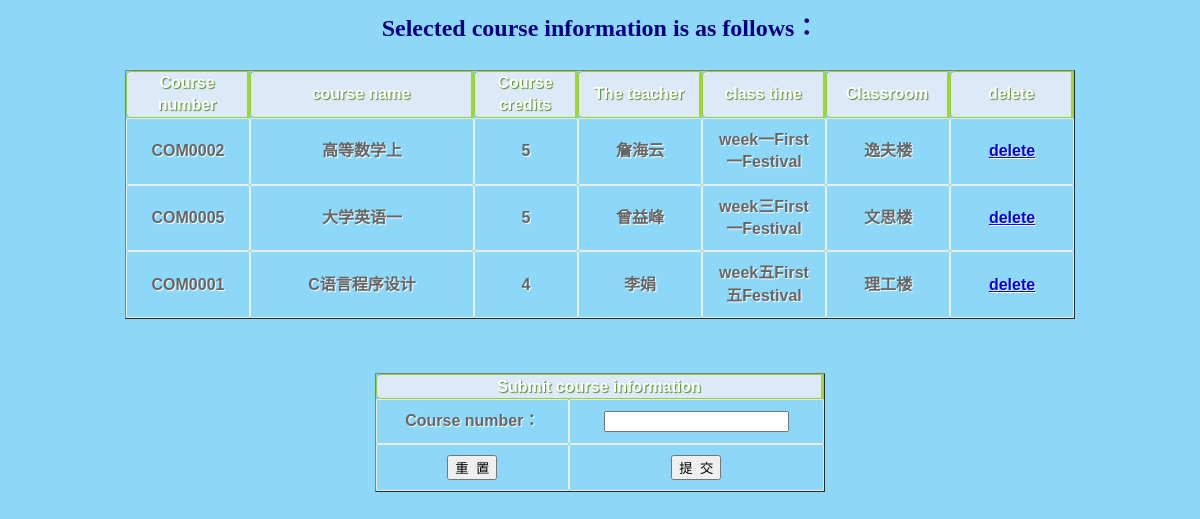
Screenshot of /student_cho_sub (signed in) with the database file from the repository.
### tables this page shows
CREATE TABLE "course" (
	 "cno" varchar(20,0) NOT NULL,
	 "cname" varchar(20,0) NOT NULL,
	 "ccredit" integer(2,0) NOT NULL,
	PRIMARY KEY("cno")
);

CREATE TABLE "sc" (
	 "sno" varchar(20,0) NOT NULL,
	 "cno" varchar(20,0) NOT NULL,
	 "grade" decimal(3,1),
	PRIMARY KEY("sno","cno")
);

CREATE TABLE "teacher" (
	 "tno" varchar(20,0) NOT NULL,
	 "tname" varchar(20,0) NOT NULL,
	 "tphone" varchar(20,0) NOT NULL,
	PRIMARY KEY("tno")
);

CREATE TABLE "tc" (
	 "tno" varchar(20,0) NOT NULL,
	 "cno" varchar(20,0) NOT NULL,
	 "clocation" varchear(20,0) NOT NULL,
	 "cmaxcount" integer(3,0) NOT NULL,
	 "ctime" text(20,0) NOT NULL,
	 "cstatus" varchar(5,0),
	PRIMARY KEY("tno","cno")
);

### StuManager.py (the view, shortened to what this page needs)
@app.route('/student_cho_sub', methods=['POST', 'GET'])
def student_cho_sub():
    if not session.get('role') or session['role'] != 'student':
        error = "You are not logged in or you are not a student"
        return render_template("login.html", error=error)
    cursor = get_db()
    cous = cursor.execute(
        "SELECT sc.cno,cname,ccredit,tname,ctime,clocation FROM course,sc,tc,teacher WHERE sc.sno=? AND course.cno=sc.cno AND tc.cno=sc.cno AND tc.tno=teacher.tno",
        (session['username'],)).fetchall()
    return render_template('student_cho_sub.html', cous=cous)

### StuManager.py (called while the page is built)
def connect_db():
    conn = sqlite3.connect(app.config['DATABASE'])
    conn.row_factory = sqlite3.Row
    return conn

def get_db():
    if not hasattr(g, 'sqlite_db'):  # 未连接数据库
        g.sqlite_db = connect_db()
    return g.sqlite_db

### templates/student_cho_sub.html (shortened to what this page needs)
<!DOCTYPE HTML PUBLIC "-//W3C//DTD HTML 4.01 Transitional//EN">
<html>
  <head>
    <link rel="stylesheet" href="{{ url_for('static',filename='css/style.css') }}">
  </head>
  <body bgcolor="#8dd8f8">
  <div align="center"><font size="5" color="#000080" face="华文楷体"><b>Selected course information is as follows：<br><br></b></font></div>
     <table class="table1" border="1" cellspacing="0" cellpadding="0" align="center">
     <tr align="center"><th width="100">Course number</th><th width="200">course name</th><th width="80">Course credits</th><th width="100">The teacher</th><th width="100">class time</th><th width="100">Classroom</th><th width="100">delete</th></tr>
{% if cous: %}
  {% for cou in cous : %}
        <tr align="center">
		    		<td>{{ cou[0] }}</td>
		    		<td>{{ cou[1] }}</td>
		       	<td>{{ cou[2] }}</td>
            <td>{{ cou[3] }}</td>
            <td>week{{ cou[4][0] }}First{{ cou[4][1] }}Festival</td>
            <td>{{ cou[5] }}</td>
            <td><a href="{{ url_for('student_cho_del',cno=cou[0]) }}" method='post'>delete</a></td>
				</tr>
  {% endfor %}
{% else : %}
	<tr><th colspan="4">No course information！</th></tr>
{% endif %}
	</table>
	<br><br><br>
  <div align="center">
  <form name="formdelcou" action="{{ url_for('student_cho_sub') }}" method="post" onsubmit="return isValid(this);">
    <table class="table1" border="1" width="450" align="center" cellspacing="0" cellpadding="0">
    <tr><th height="25" colspan="2">Submit course information</th></tr>
    <tr><td height="25">Course number：</td><td><input type="text" name="cno"/> </td></tr>
    <tr><td height="25"><input type="reset" value="重&nbsp&nbsp置"/></td><td><input type="submit" value="提&nbsp&nbsp交"/></td></tr>
    </table>
    </form>
  </body>
</html>

### static/css/style.css (style rules this page uses)
table.table1 { font-family: "Trebuchet MS", sans-serif; font-size: 16px; font-weight: bold; line-height: 1.4em; font-style: normal; border-collapse:separate; }
.table1 tbody th { color:#fff; text-shadow:1px 1px 1px #568F23; background-color:#dce9f9; border:1px solid #93CE37; border-right:3px solid #9ED929; padding:0px 10px; -moz-border-radius:5px 0px 0px 5px; -webkit-border-top-left-radius:5px; -webkit-border-bottom-left-radius:5px; border-top-left-radius:5px; border-bottom-left-radius:5px; }
.table1 tbody td { padding:10px; text-align:center; border: 1px solid #E7EFE0; -moz-border-radius:2px; -webkit-border-radius:2px; border-radius:2px; color:#666; text-shadow:1px 1px 1px #fff; }

### rows the page displays
course: cno "COM0002", cname "高等数学上", ccredit "5", tname "詹海云", ctime "一", clocation "逸夫楼"
course: cno "COM0005", cname "大学英语一", ccredit "5", tname "曾益峰", ctime "三", ctime "一", clocation "文思楼"
course: cno "COM0001", cname "C语言程序设计", ccredit "4", tname "李娟", ctime "五", clocation "理工楼"
